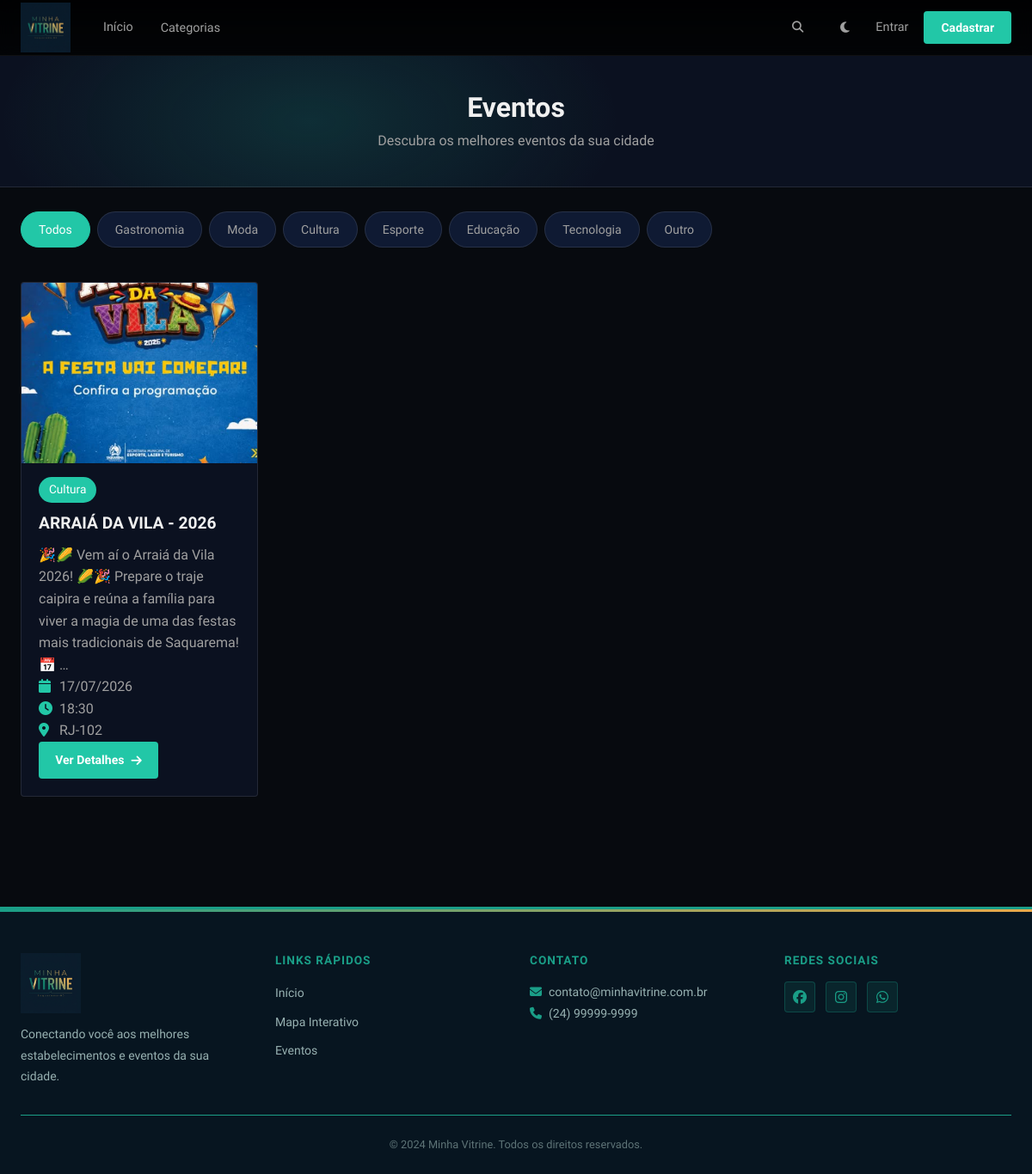
The page /eventos/ on the database its author committed.
### apps/core/models.py (models this page shows, shortened)
class Evento(models.Model):
    TIPO_CHOICES = [
        ('gastronomia', 'Gastronomia'),
        ('moda', 'Moda'),
        ('cultura', 'Cultura'),
        ('esporte', 'Esporte'),
        ('educacao', 'Educação'),
        ('tecnologia', 'Tecnologia'),
        ('outro', 'Outro'),
    ]
    nome = models.CharField(max_length=200, verbose_name="Nome do Evento")
    tipo = models.CharField(max_length=50, choices=TIPO_CHOICES,
                            default='outro', verbose_name="Tipo de Evento")
    descricao = models.TextField(verbose_name="Descrição")
    localizacao = models.CharField(max_length=300, verbose_name="Localização")
    latitude = models.DecimalField(
        max_digits=9, decimal_places=6, null=True, blank=True)
    longitude = models.DecimalField(
        max_digits=9, decimal_places=6, null=True, blank=True)
    data_inicio = models.DateField(verbose_name="Data de Início")
    hora_inicio = models.TimeField(verbose_name="Hora de Início")
    data_fim = models.DateField(
        null=True, blank=True, verbose_name="Data de Término")
    hora_fim = models.TimeField(
        null=True, blank=True, verbose_name="Hora de Término")
    banner = models.ImageField(upload_to='eventos/', blank=True, null=True)
    ativo = models.BooleanField(default=True)
    destaque = models.BooleanField(
        default=False, verbose_name="Evento em destaque")
    criado_em = models.DateTimeField(auto_now_add=True)
    atualizado_em = models.DateTimeField(auto_now=True)
    criado_por = models.ForeignKey(
        User, on_delete=models.SET_NULL, null=True, related_name='eventos_criados')
    class Meta:
        verbose_name = 'Evento'
        verbose_name_plural = 'Eventos'
        ordering = ['data_inicio', 'hora_inicio']
    def get_datetime_fim(self):
        d = self.data_fim or self.data_inicio
        t = self.hora_fim if self.hora_fim is not None else time(23, 59, 59)
        dt = datetime.combine(d, t)
        if timezone.is_naive(dt):
            dt = timezone.make_aware(dt, timezone.get_current_timezone())
        return dt
    def esta_encerrado(self):
        return timezone.now() > self.get_datetime_fim()

### apps/core/views.py (the view)
# urls.py: path('eventos/', views.eventos, name='eventos'),
def eventos(request):
    purge_eventos_expirados()
    tipo_selecionado = request.GET.get('tipo')
    eventos_list = Evento.objects.filter(ativo=True).order_by(
        'data_inicio', 'hora_inicio')
    if tipo_selecionado:
        eventos_list = eventos_list.filter(tipo=tipo_selecionado)
    context = {
        'eventos': eventos_list,
        'tipo_selecionado': tipo_selecionado,
        'tipos': Evento.TIPO_CHOICES,
    }
    return render(request, 'core/eventos.html', context)

### apps/core/context_processors.py (called while the page is built)
def categorias_ativas(request):
    return {
        'categorias': Categoria.objects.filter(ativo=True).order_by('nome')
    }

### apps/core/views.py (called while the page is built)
def purge_eventos_expirados():
    from django.utils import timezone
    agora = timezone.now()
    for evento in Evento.objects.filter(ativo=True):
        fim = evento.get_datetime_fim()
        if agora > fim + timedelta(hours=24):
            if evento.banner:
                evento.banner.delete(save=False)
            evento.delete()

### templates/core/eventos.html (shortened to what this page needs)
{% extends 'base.html' %}
{% block content %}
<div class="page-header">
    <div class="container">
        <h1>Eventos</h1>
        <p>Descubra os melhores eventos da sua cidade</p>
    </div>
</div>
<section class="eventos-section">
    <div class="container">
        <div class="filter-tabs">
            <a href="{% url 'eventos' %}" class="filter-tab {% if not tipo_selecionado %}active{% endif %}">
                Todos
            </a>
            {% for tipo_id, tipo_nome in tipos %}
                <a href="?tipo={{ tipo_id }}" class="filter-tab {% if tipo_selecionado == tipo_id %}active{% endif %}">
                    {{ tipo_nome }}
                </a>
            {% endfor %}
        </div>
        {% if eventos %}
            <div class="eventos-grid">
                {% for evento in eventos %}
                    <div class="evento-card {% if evento.esta_encerrado %}evento-card-encerrado evento-card-lista-encerrado{% endif %}">
                        {% if evento.banner %}
                            <img src="{{ evento.banner.url }}" alt="{{ evento.nome }}" class="evento-banner">
                        {% else %}
                            <div class="evento-banner-placeholder">
                                <i class="fas fa-calendar-alt"></i>
                            </div>
                        {% endif %}
                        <div class="evento-content">
                            <span class="evento-tipo">{{ evento.get_tipo_display }}</span>
                            <h3 class="evento-nome">{{ evento.nome }}</h3>
                            {% if evento.esta_encerrado %}
                                <p class="evento-encerrado-msg">Evento encerrado — o link de detalhes ficará indisponível até a remoção automática (24h após o fim).</p>
                            {% else %}
                                <p class="evento-descricao">{{ evento.descricao|truncatewords:30 }}</p>
                            {% endif %}
                            <div class="evento-info">
                                <div class="info-item">
                                    <i class="fas fa-calendar"></i>
                                    <span>{{ evento.data_inicio|date:"d/m/Y" }}</span>
                                </div>
                                <div class="info-item">
                                    <i class="fas fa-clock"></i>
                                    <span>{{ evento.hora_inicio|time:"H:i" }}</span>
                                </div>
                                <div class="info-item">
                                    <i class="fas fa-map-marker-alt"></i>
                                    <span>{{ evento.localizacao|truncatewords:5 }}</span>
                                </div>
                            </div>
                            {% if not evento.esta_encerrado %}
                            <a href="{% url 'evento_detalhe' evento.id %}" class="btn-evento-detalhes">
                                Ver Detalhes <i class="fas fa-arrow-right"></i>
                            </a>
                            {% else %}
                            <span class="btn-evento-detalhes btn-evento-detalhes-disabled">Indisponível</span>
                            {% endif %}
                        </div>
                    </div>
                {% endfor %}
            </div>
        {% else %}
            <div class="no-results">
                <i class="fas fa-calendar-times"></i>
                <h3>Nenhum evento encontrado</h3>
                <p>Não há eventos cadastrados no momento</p>
            </div>
        {% endif %}
    </div>
</section>
{% endblock %}

### rows shown on the page
Evento: banner (picture), tipo "Cultura", nome "ARRAIÁ DA VILA - 2026", descricao "🎉🌽 Vem aí o Arraiá da Vila 2026! 🌽🎉 Prepare o traje caipira e reúna a família para viver a magia de uma das festas mais tradicionais de Saquarema! 📅 …", data_inicio "17/07/2026", hora_inicio "18:30", localizacao "RJ-102", data_fim "Ver Detalhes"

### other values the page prints
{{ tipo_nome }} "Gastronomia" "Moda" "Cultura" "Esporte" "Educação" "Tecnologia" "Outro"
